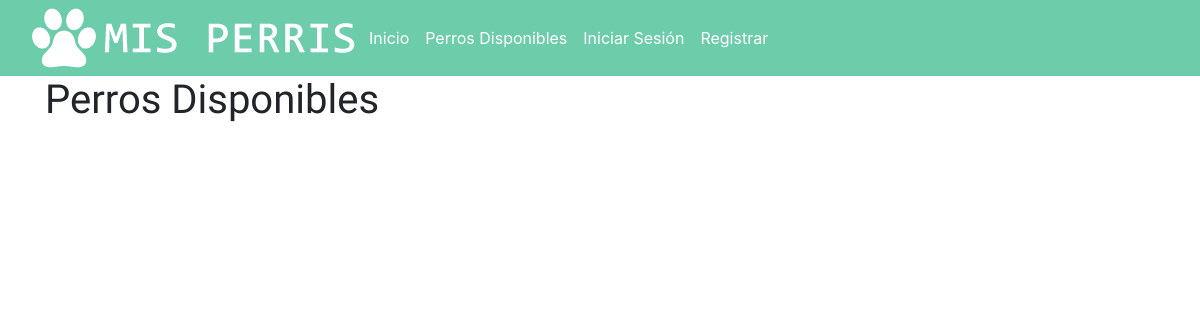
/perrosdisponibles, run on an earlier commit of the app's database.
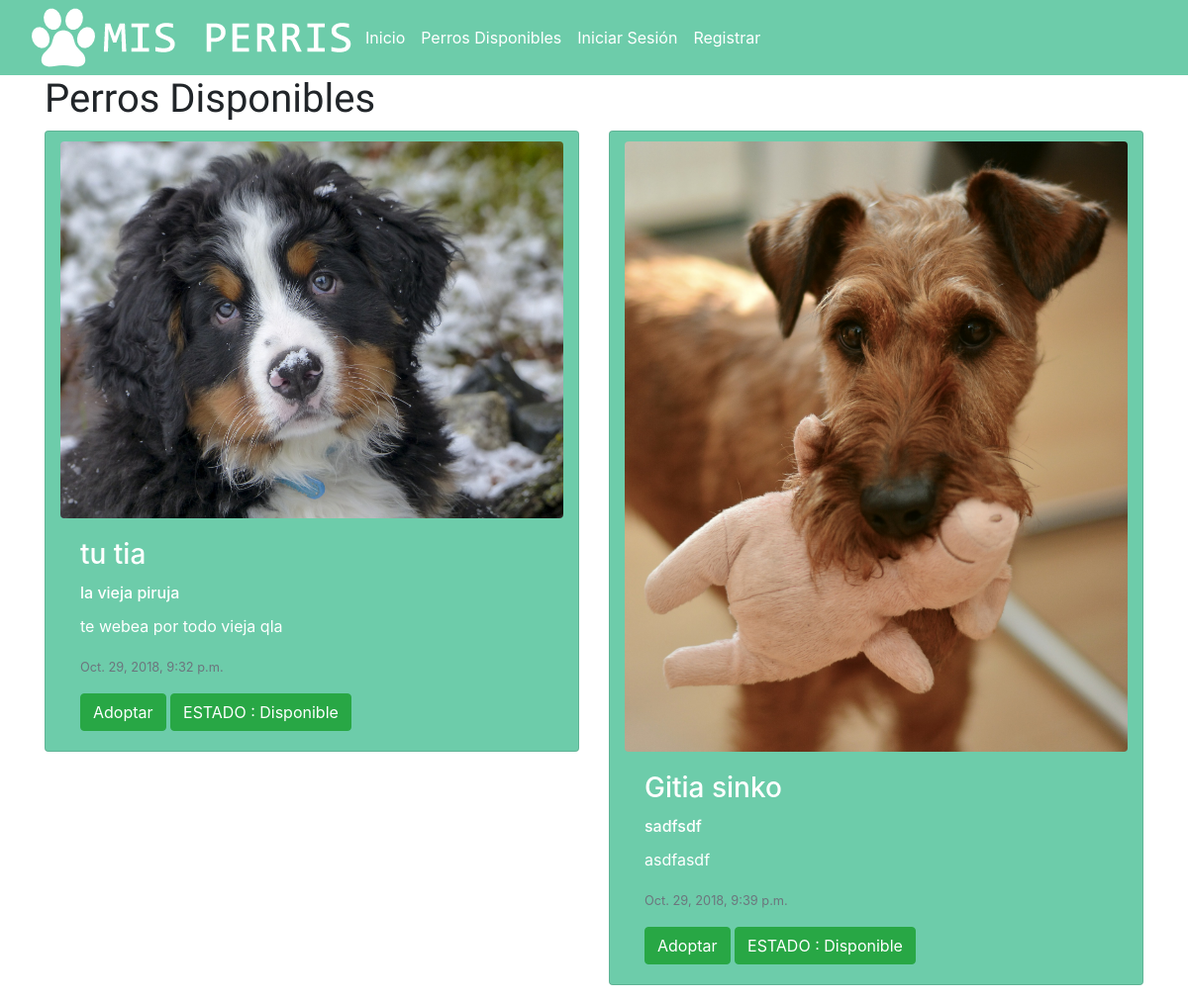
And on a later commit of the database.
### blog/models.py (models this page shows, shortened)
class Perros_Rescatados(models.Model):
    author = models.ForeignKey('auth.User', on_delete=models.CASCADE)
    estado= models.CharField(max_length=30, choices=ESTADOS, default='')
    foto_perro=models.FileField(blank=True, null=True)
    nombre_perro = models.CharField(max_length=200)
    raza_predominante = models.CharField(max_length=200)
    descripcion=models.TextField()
    published_date = models.DateTimeField(blank=True, null=True)
    class Meta:
        permissions = (
            ('usuarios', _('Usuarios')),
        )

### blog/views.py (the view)
# urls.py: url('perrosdisponibles', views.post_list_user , name= 'post_list_user'),
def post_list_user(request):
    perro = Perros_Rescatados.objects.filter(estado = "Disponible")
    return render(request, 'blog/post_list_user.html', {'perro': perro})

### blog/templates/blog/post_list_user.html (shortened to what this page needs)
<!DOCTYPE html>
{% extends 'blog/base.html' %}
	{% block content %}
<div class="container">
<h1 class="animated fadeInLeft tituloperro">Perros Disponibles</h1>
<div class="row">
    {% for perro in perro %}
    <div class="col-12 col-md-6 col-lg-6">
	   <div class="card mb-3 container animated fadeInLeft" style="background-color: #6DCCAA">
        {% if perro.foto_perro %}
  <img class="card-img-top image-responsive margenimagen rounded" src="{{perro.foto_perro.url}}" alt="Card image cap">
  {% endif %}
  <div class="card-body card-">
    <h3 class="card-title text-white">{{ perro.nombre_perro }}</h3>
    <h6 class="card-title text-white">{{perro.raza_predominante}}</h6>
    <p class="card-text text-white">{{perro.descripcion}}</p>
    <p class="card-text"><small class="text-muted">{{ perro.published_date }}</small></p>
    <a href="{%url 'login'%}" class="btn btn-success">Adoptar</a>
    <a href="#" class="btn btn-success">ESTADO : {{perro.estado}}</a>
  </div>
</div>
</div>
 {% endfor %}
</div>
</div>
    {% endblock %}

What changed in the data, as far as the page shows it:
added Perros_Rescatados: foto_perro (picture), nombre_perro "tu tia", raza_predominante "la vieja piruja", descripcion "te webea por todo vieja qla", published_date "Oct. 29, 2018, 9:32 p.m.", estado "Disponible"
added Perros_Rescatados: foto_perro (picture), nombre_perro "Gitia sinko", raza_predominante "sadfsdf", descripcion "asdfasdf", published_date "Oct. 29, 2018, 9:39 p.m.", estado "Disponible"
